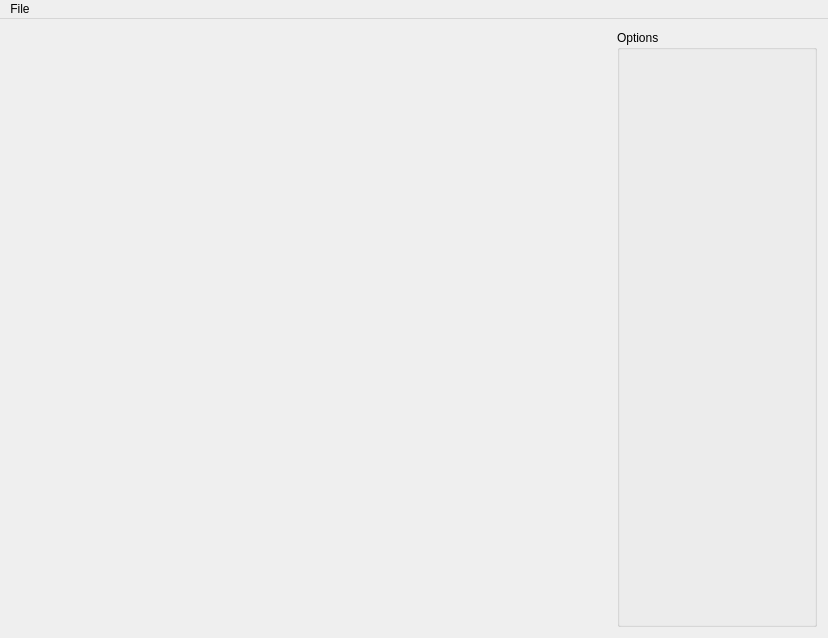
<?xml version="1.0" encoding="UTF-8"?>
<ui version="4.0">
 <class>MainWindow</class>
 <widget class="QMainWindow" name="MainWindow">
  <property name="geometry">
   <rect>
    <x>0</x>
    <y>0</y>
    <width>828</width>
    <height>638</height>
   </rect>
  </property>
  <property name="minimumSize">
   <size>
    <width>827</width>
    <height>618</height>
   </size>
  </property>
  <property name="baseSize">
   <size>
    <width>600</width>
    <height>600</height>
   </size>
  </property>
  <property name="windowTitle">
   <string>MainWindow</string>
  </property>
  <widget class="QWidget" name="Widget">
   <property name="minimumSize">
    <size>
     <width>827</width>
     <height>0</height>
    </size>
   </property>
   <property name="baseSize">
    <size>
     <width>600</width>
     <height>600</height>
    </size>
   </property>
   <layout class="QHBoxLayout" name="horizontalLayout">
    <item>
     <widget class="GLWidget" name="glwidget" native="true">
      <property name="minimumSize">
       <size>
        <width>600</width>
        <height>600</height>
       </size>
      </property>
      <property name="maximumSize">
       <size>
        <width>16777215</width>
        <height>16777215</height>
       </size>
      </property>
      <property name="baseSize">
       <size>
        <width>600</width>
        <height>600</height>
       </size>
      </property>
     </widget>
    </item>
    <item>
     <layout class="QVBoxLayout" name="Configuration">
      <item>
       <widget class="QGroupBox" name="TreeOptions">
        <property name="minimumSize">
         <size>
          <width>200</width>
          <height>0</height>
         </size>
        </property>
        <property name="maximumSize">
         <size>
          <width>200</width>
          <height>16777215</height>
         </size>
        </property>
        <property name="title">
         <string>Options</string>
        </property>
        <layout class="QVBoxLayout" name="verticalLayout">
         <item>
          <spacer name="verticalSpacer">
           <property name="orientation">
            <enum>Qt::Vertical</enum>
           </property>
           <property name="sizeHint" stdset="0">
            <size>
             <width>20</width>
             <height>549</height>
            </size>
           </property>
          </spacer>
         </item>
        </layout>
       </widget>
      </item>
     </layout>
    </item>
   </layout>
  </widget>
  <widget class="QMenuBar" name="menuBar">
   <property name="geometry">
    <rect>
     <x>0</x>
     <y>0</y>
     <width>828</width>
     <height>22</height>
    </rect>
   </property>
   <widget class="QMenu" name="menuFile">
    <property name="title">
     <string>File</string>
    </property>
    <addaction name="actionQuit"/>
    <addaction name="actionLoad"/>
   </widget>
   <addaction name="menuFile"/>
  </widget>
  <action name="actionQuit">
   <property name="text">
    <string>Quit</string>
   </property>
  </action>
  <action name="actionLoad">
   <property name="text">
    <string>Load</string>
   </property>
  </action>
 </widget>
 <layoutdefault spacing="6" margin="11"/>
 <customwidgets>
  <customwidget>
   <class>GLWidget</class>
   <extends>QWidget</extends>
   <header>glwidget.h</header>
   <container>1</container>
   <slots>
    <signal>SetFaces(QString)</signal>
    <signal>SetVertices(QString)</signal>
    <signal>SetFramerate(QString)</signal>
   </slots>
  </customwidget>
 </customwidgets>
 <resources/>
 <connections/>
 <slots>
  <signal>updated_plane(double,double,double,double,bool)</signal>
  <slot>toggle_transfer_function_dialog()</slot>
 </slots>
</ui>
